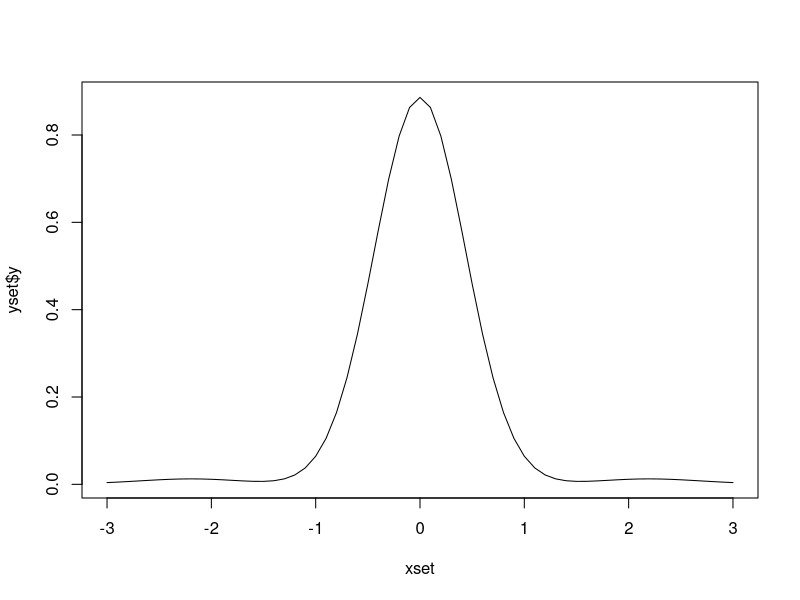
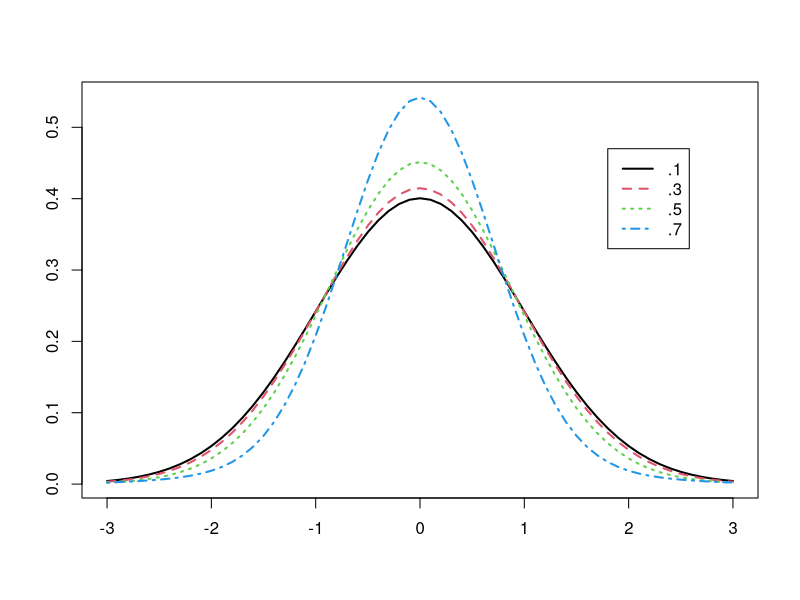
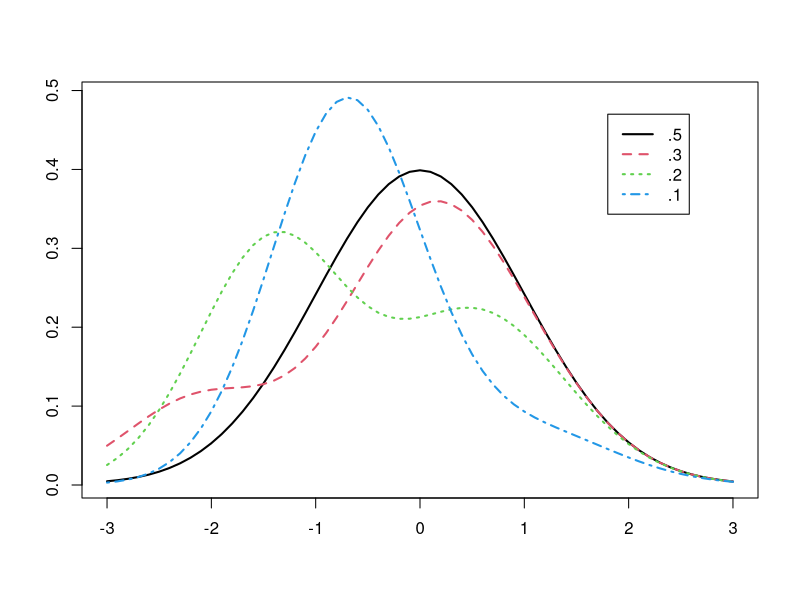
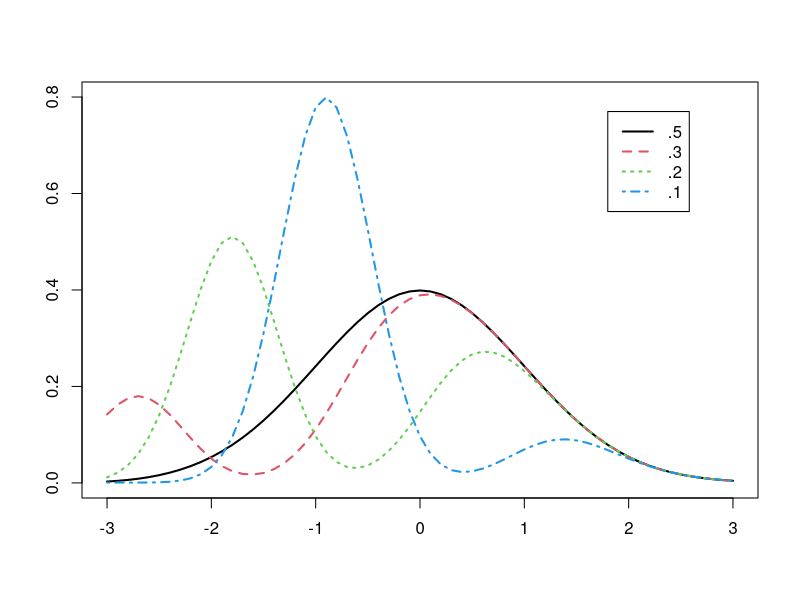
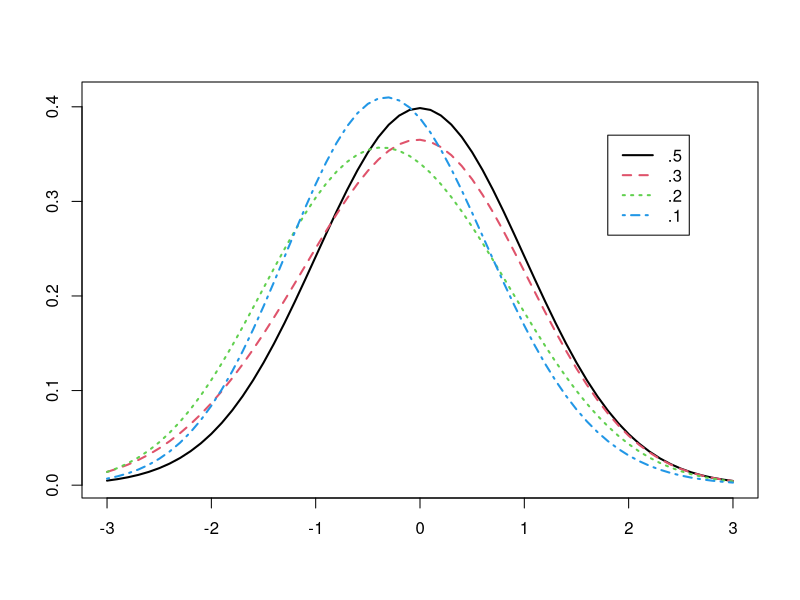

Write the R code that produced these figures, in order.
### Post-selection estimator distribution
### From Leeb and Potscher (2006)
### 29 decembre 2017
### JL

setwd("/Users/jeremylhour/Documents/R/HD_Econometrics")

### 0. User defined func
Delta = function(a,b){
  pnorm(a+b)-pnorm(a-b)
}

dPS = function(x,beta=.5,rho=.7,n=100){
  # variances are normalized to 1
  c = sqrt(log(n))
  probaR = Delta(sqrt(n)*beta,c)
  y = probaR*dnorm(x,mean=-rho*sqrt(n)*beta,sd=sqrt(1-rho^2)) +
    (1-Delta((sqrt(n)*beta+rho*x)/sqrt(1-rho^2),c/sqrt(1-rho^2)))*dnorm(x)
  return(list(y=y,
              probaR=probaR))
}

### 1. Simple graph
xset = seq(-3,3,by=.1)
yset = dPS(xset,beta=0,rho=.9)
print(yset$probaR)

plot(xset,yset$y,type="line")

### 1. Graph for handout
## G1
Myset = cbind(dPS(xset,beta=.5)$y,
              dPS(xset,beta=.3)$y,
              dPS(xset,beta=.2)$y,
              dPS(xset,beta=.1)$y)

pdf("PSDensity-rho7.pdf", width=8,height=6)
matplot(xset,Myset,type="l",
        xlab="",ylab="",lwd=c(2,2,2,2))
legend(1.8,.47, c(".5", ".3", ".2",".1"),
       col=seq_len(4), lty=seq_len(4), lwd=c(2,2,2,2))
dev.off()

## G2
Myset = cbind(dPS(xset,beta=.5,rho=.9)$y,
              dPS(xset,beta=.3,rho=.9)$y,
              dPS(xset,beta=.2,rho=.9)$y,
              dPS(xset,beta=.1,rho=.9)$y)

pdf("PSDensity-rho9.pdf", width=8,height=6)
matplot(xset,Myset,type="l",
        xlab="",ylab="",lwd=c(2,2,2,2))
legend(1.8,.77, c(".5", ".3", ".2",".1"),
       col=seq_len(4), lty=seq_len(4), lwd=c(2,2,2,2))
dev.off()

## G2
Myset = cbind(dPS(xset,beta=.5,rho=.4)$y,
              dPS(xset,beta=.3,rho=.4)$y,
              dPS(xset,beta=.2,rho=.4)$y,
              dPS(xset,beta=.1,rho=.4)$y)

pdf("PSDensity-rho4.pdf", width=8,height=6)
matplot(xset,Myset,type="l",
        xlab="",ylab="",lwd=c(2,2,2,2))
legend(1.8,.37, c(".5", ".3", ".2",".1"),
       col=seq_len(4), lty=seq_len(4), lwd=c(2,2,2,2))
dev.off()

## Test @b=0
Myset = cbind(dPS(xset,beta=0,rho=.1,n=100)$y,
              dPS(xset,beta=0,rho=.3,n=100)$y,
              dPS(xset,beta=0,rho=.5,n=100)$y,
              dPS(xset,beta=0,rho=.7,n=100)$y)

matplot(xset,Myset,type="l",
        xlab="",ylab="",lwd=c(2,2,2,2))
legend(1.8,.47, c(".1", ".3", ".5",".7"),
       col=seq_len(4), lty=seq_len(4), lwd=c(2,2,2,2))
